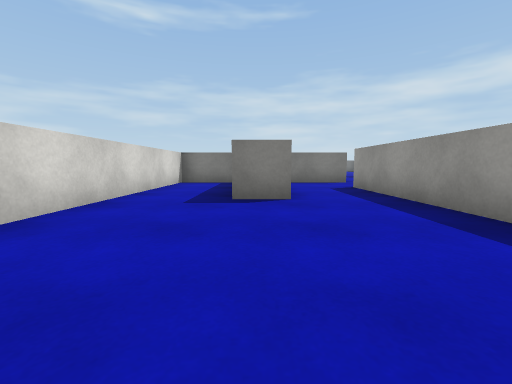
[1] (above)

20 first-person views from a walk through a scene from a Unity 3-D project. The camera is 0.58 m above the floor, tilts 6° down and sees 90° across. The floor is counted in squares, 1 m on a side. Each view is taken from the middle of a square. On the plan, view 1 faces up. The plan holds only what a view shows up to about 9 squares ahead; the rest is blank. The place goes on beyond the plan. Surface patterns are stand-ins for the level's own textures.

[2]
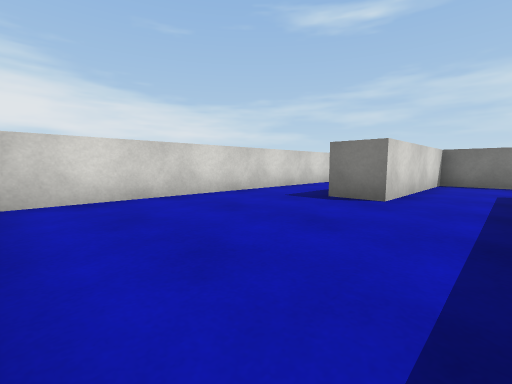

[3]
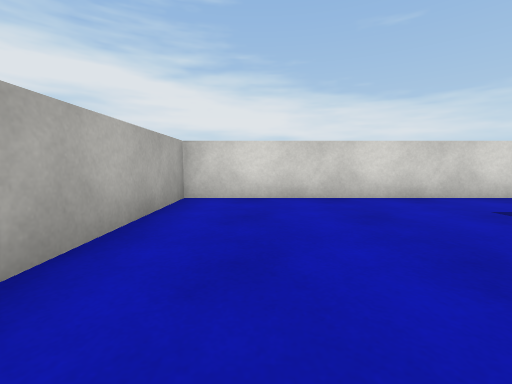

[4]
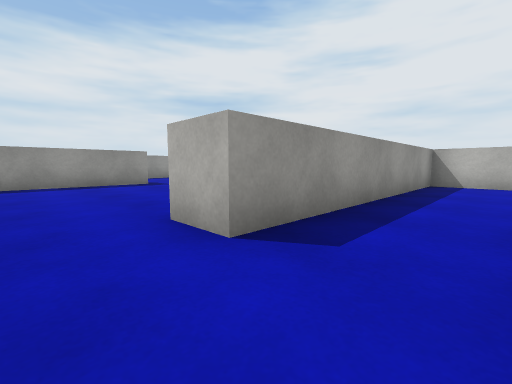

[5]
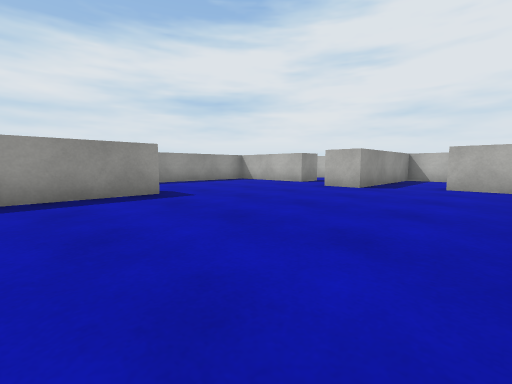

[6]
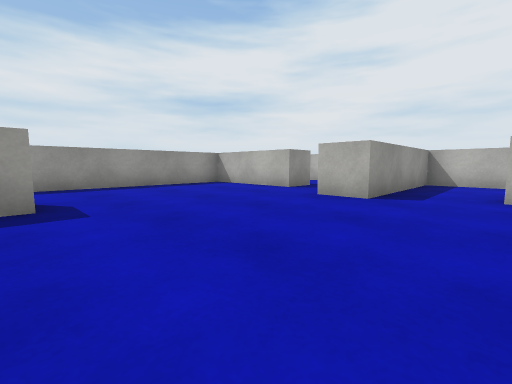

[7]
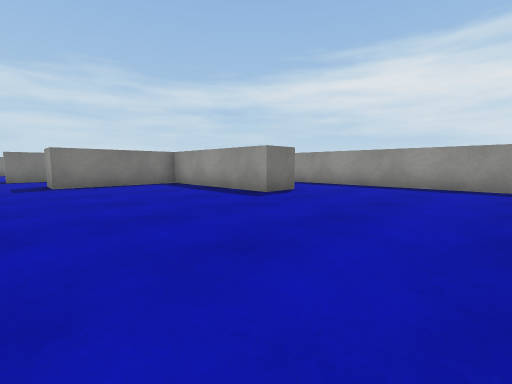

[8]
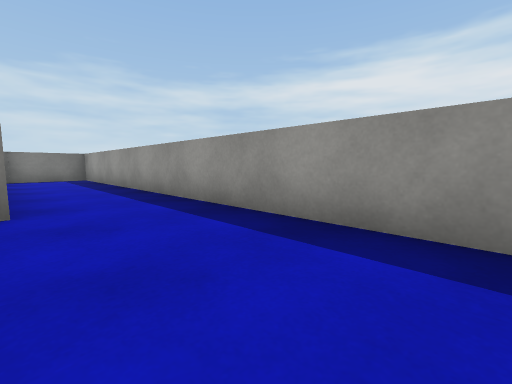

[9]
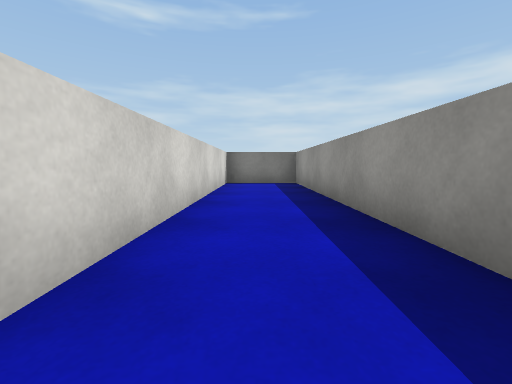

[10]
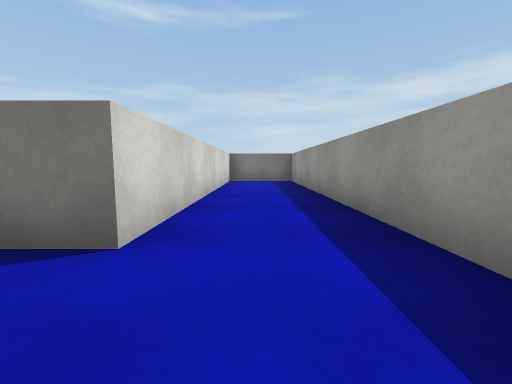

[11]
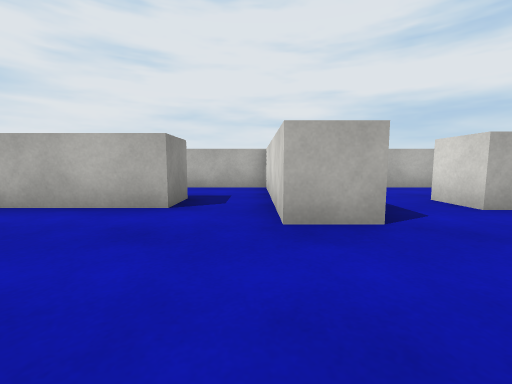

[12]
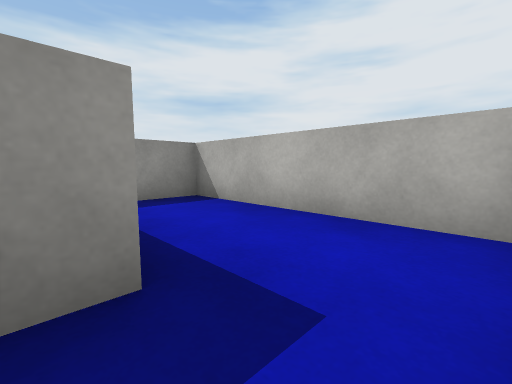

[13]
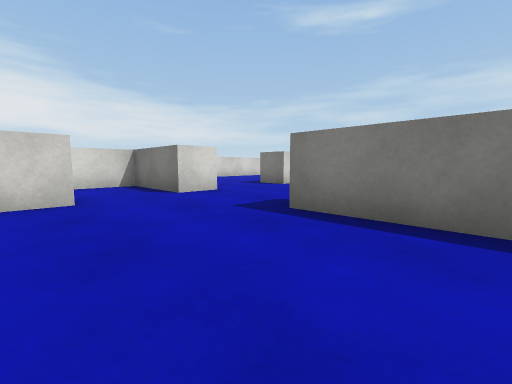

[14]
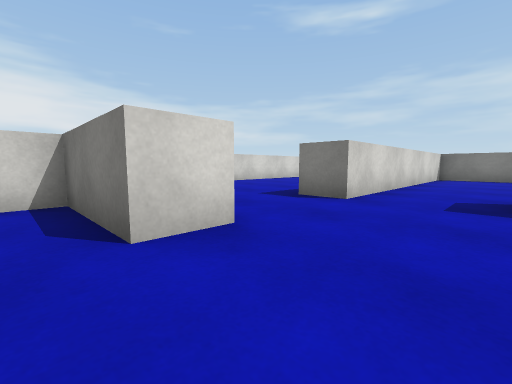

[15]
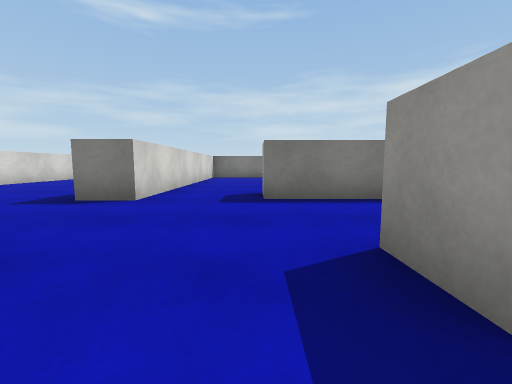

[16]
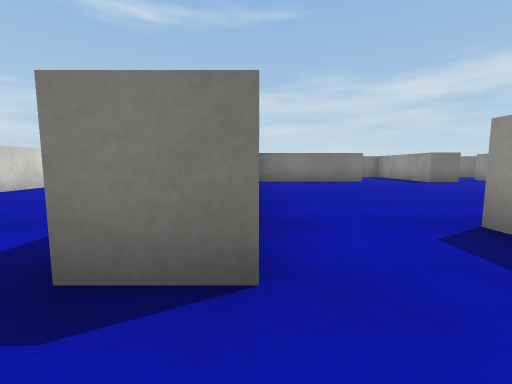

[17]
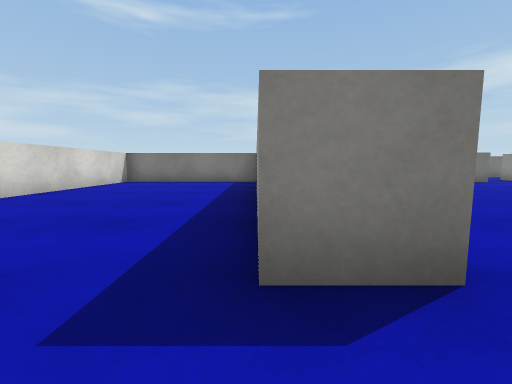

[18]
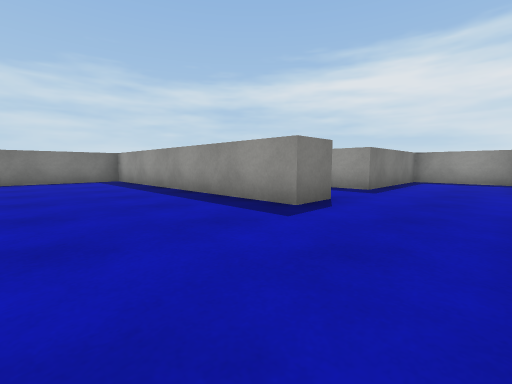

[19]
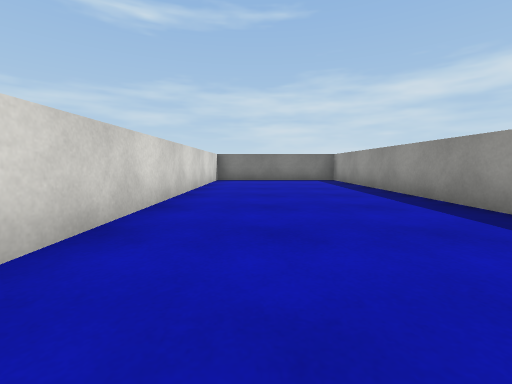

[20]
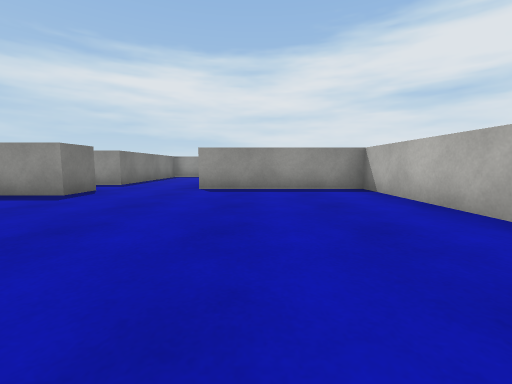

### Floor plan
Points are (right, up) in squares from view 1. A wall is a line through its corners. A room is listed if a view was taken in it or the views show most of it. See-through windows are left out.
Room 1 (views 1, 2, 3)
walls: (0.6, 6.4) (0.6, 4.3) (-0.5, 4.3); (-0.8, 8.8) (-2.5, 8.8) (-2.5, -0.3) (2.6, -0.3) (2.6, 6.7)
ways out: opening at (1.5, 5.5) to room 2
Room 2 (view 4)
walls: (3, 8.8) (0.6, 8.8) (0.6, 6.4); (2.6, 6.7) (3.6, 6.7)
ways out: opening at (1.5, 5.5) to room 1; opening at (3, 7.5) to room 3
Room 3 (views 5, 6, 7, 8, 9, 10, 11, 12, 13, 14, 15)
walls: (6.7, -0.5) (6.7, 0.5) (7.7, 0.5) (7.7, -1.5); (3.6, 6.7) (3.6, 5.9); (9.2, -1.5) (9.2, -0.4) (12.3, -0.4) (12.3, 12.4) (10, 12.4) (10, 4.7) (9.2, 4.7) (9.2, 8.8) (5.9, 8.8); (4, -0.3) (5.1, -0.3); (11.2, 12.2) (10, 12.2)
ways out: opening at (3, 7.5) to room 2; opening at (4.5, 9) to room 6; opening at (8.5, -1) to room 7; opening at (6, -1)
Room 4 (views 16, 17, 18, 19)
walls: (3, 12.2) (2, 12.2) (2, 19.9) (-2.5, 19.9) (-2.5, 11.4)
ways out: opening at (2.5, 10.5) to room 6
Room 5 (view 20)
walls: (6.8, 19.9) (3, 19.9); (6.5, 13.4) (10.2, 13.4) (10.2, 17.5); (10, 19.7) (8.9, 19.7); (3, 18.9) (3, 13.4)
ways out: opening at (4.5, 13) to room 6; opening at (7.5, 20.5); opening at (10, 18.5)
Room 6 (no view inside)
walls: (3, 9.8) (3, 8.8); (5.9, 8.8) (5.9, 9.9); (3, 13.4) (3, 12.2); (9.2, 10) (9.2, 12.4) (5.1, 12.4) (5.1, 13.5)
ways out: opening at (4.5, 9) to room 3; opening at (2.5, 10.5) to room 4; opening at (4.5, 13) to room 5
Room 7 (no view inside)
walls: (7.7, -1.5) (7.7, -3.7) (12.3, -3.7) (12.3, -2.5)
ways out: opening at (8.5, -1) to room 3

Where each view was taken, in squares from view 1:
view 1: 0 up, 0 right, facing up
view 2: 0 up, 2 right, facing up-left
view 3: 1 up, 2 right, facing left
view 4: 8 up, 1 right, facing down-right
view 5: 7 up, 4 right, facing down-right
view 6: 5 up, 5 right, facing down-right
view 7: 1 up, 5 right, facing up-right
view 8: 1 up, 10 right, facing up-right
view 9: 4 up, 11 right, facing up
view 10: 3 up, 11 right, facing up
view 11: 3 up, 8 right, facing down
view 12: 1 down, 8 right, facing down-right
view 13: 6 up, 8 right, facing up-left
view 14: 8 up, 5 right, facing up-left
view 15: 8 up, 5 right, facing up
view 16: 11 up, 3 right, facing up
view 17: 11 up, 2 right, facing up
view 18: 10 up, 1 left, facing up-right
view 19: 10 up, 1 left, facing up
view 20: 16 up, 4 right, facing right
